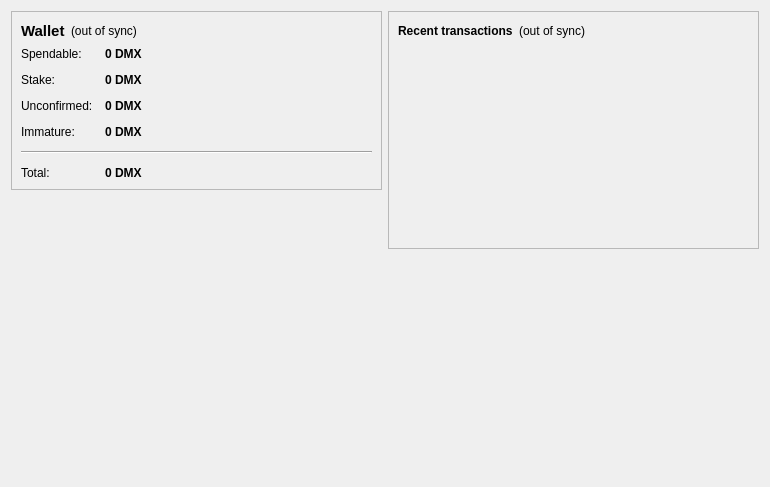
<?xml version="1.0" encoding="UTF-8"?>
<ui version="4.0">
 <class>OverviewPage</class>
 <widget class="QWidget" name="OverviewPage">
  <property name="geometry">
   <rect>
    <x>0</x>
    <y>0</y>
    <width>770</width>
    <height>487</height>
   </rect>
  </property>
  <property name="windowTitle">
   <string>Form</string>
  </property>
  <layout class="QHBoxLayout" name="horizontalLayout" stretch="1,1">
   <item>
    <layout class="QVBoxLayout" name="verticalLayout_2">
     <item>
      <widget class="QFrame" name="frame">
       <property name="frameShape">
        <enum>QFrame::StyledPanel</enum>
       </property>
       <property name="frameShadow">
        <enum>QFrame::Raised</enum>
       </property>
       <layout class="QVBoxLayout" name="verticalLayout_4">
        <item>
         <layout class="QHBoxLayout" name="horizontalLayout_4">
          <item>
           <widget class="QLabel" name="label_5">
            <property name="font">
             <font>
              <pointsize>11</pointsize>
              <weight>75</weight>
              <bold>true</bold>
             </font>
            </property>
            <property name="text">
             <string>Wallet</string>
            </property>
           </widget>
          </item>
          <item>
           <widget class="QLabel" name="labelWalletStatus">
            <property name="toolTip">
             <string>The displayed information may be out of date. Your wallet automatically synchronizes with the darkmatter network after a connection is established, but this process has not completed yet.</string>
            </property>
            <property name="styleSheet">
             <string notr="true"/>
            </property>
            <property name="text">
             <string notr="true">(out of sync)</string>
            </property>
            <property name="alignment">
             <set>Qt::AlignLeading|Qt::AlignLeft|Qt::AlignVCenter</set>
            </property>
           </widget>
          </item>
          <item>
           <spacer name="horizontalSpacer_2">
            <property name="orientation">
             <enum>Qt::Horizontal</enum>
            </property>
            <property name="sizeHint" stdset="0">
             <size>
              <width>40</width>
              <height>20</height>
             </size>
            </property>
           </spacer>
          </item>
         </layout>
        </item>
        <item>
         <layout class="QFormLayout" name="formLayout_2">
          <property name="fieldGrowthPolicy">
           <enum>QFormLayout::AllNonFixedFieldsGrow</enum>
          </property>
          <property name="horizontalSpacing">
           <number>12</number>
          </property>
          <property name="verticalSpacing">
           <number>12</number>
          </property>
          <item row="0" column="0">
           <widget class="QLabel" name="label">
            <property name="text">
             <string>Spendable:</string>
            </property>
           </widget>
          </item>
          <item row="0" column="1">
           <widget class="QLabel" name="labelBalance">
            <property name="font">
             <font>
              <weight>75</weight>
              <bold>true</bold>
             </font>
            </property>
            <property name="cursor">
             <cursorShape>IBeamCursor</cursorShape>
            </property>
            <property name="toolTip">
             <string>Your current spendable balance</string>
            </property>
            <property name="text">
             <string notr="true">0 DMX</string>
            </property>
            <property name="textInteractionFlags">
             <set>Qt::LinksAccessibleByMouse|Qt::TextSelectableByKeyboard|Qt::TextSelectableByMouse</set>
            </property>
           </widget>
          </item>
          <item row="1" column="0">
           <widget class="QLabel" name="label_6">
            <property name="text">
             <string>Stake:</string>
            </property>
           </widget>
          </item>
          <item row="1" column="1">
           <widget class="QLabel" name="labelStake">
            <property name="font">
             <font>
              <weight>75</weight>
              <bold>true</bold>
             </font>
            </property>
            <property name="cursor">
             <cursorShape>IBeamCursor</cursorShape>
            </property>
            <property name="toolTip">
             <string>Total of coins that was staked, and do not yet count toward the current balance</string>
            </property>
            <property name="text">
             <string notr="true">0 DMX</string>
            </property>
            <property name="textInteractionFlags">
             <set>Qt::LinksAccessibleByMouse|Qt::TextSelectableByKeyboard|Qt::TextSelectableByMouse</set>
            </property>
           </widget>
          </item>
          <item row="2" column="0">
           <widget class="QLabel" name="label_3">
            <property name="text">
             <string>Unconfirmed:</string>
            </property>
           </widget>
          </item>
          <item row="2" column="1">
           <widget class="QLabel" name="labelUnconfirmed">
            <property name="font">
             <font>
              <weight>75</weight>
              <bold>true</bold>
             </font>
            </property>
            <property name="cursor">
             <cursorShape>IBeamCursor</cursorShape>
            </property>
            <property name="toolTip">
             <string>Total of transactions that have yet to be confirmed, and do not yet count toward the current balance</string>
            </property>
            <property name="text">
             <string notr="true">0 DMX</string>
            </property>
            <property name="textInteractionFlags">
             <set>Qt::LinksAccessibleByMouse|Qt::TextSelectableByKeyboard|Qt::TextSelectableByMouse</set>
            </property>
           </widget>
          </item>
          <item row="3" column="0">
           <widget class="QLabel" name="labelImmatureText">
            <property name="text">
             <string>Immature:</string>
            </property>
           </widget>
          </item>
          <item row="3" column="1">
           <widget class="QLabel" name="labelImmature">
            <property name="font">
             <font>
              <weight>75</weight>
              <bold>true</bold>
             </font>
            </property>
            <property name="toolTip">
             <string>Mined balance that has not yet matured</string>
            </property>
            <property name="text">
             <string notr="true">0 DMX</string>
            </property>
            <property name="textInteractionFlags">
             <set>Qt::LinksAccessibleByMouse|Qt::TextSelectableByKeyboard|Qt::TextSelectableByMouse</set>
            </property>
           </widget>
          </item>
          <item row="4" column="0" colspan="2">
           <widget class="Line" name="line">
            <property name="orientation">
             <enum>Qt::Horizontal</enum>
            </property>
           </widget>
          </item>
          <item row="5" column="0">
           <widget class="QLabel" name="labelTotalText">
            <property name="text">
             <string>Total:</string>
            </property>
           </widget>
          </item>
          <item row="5" column="1">
           <widget class="QLabel" name="labelTotal">
            <property name="font">
             <font>
              <weight>75</weight>
              <bold>true</bold>
             </font>
            </property>
            <property name="cursor">
             <cursorShape>IBeamCursor</cursorShape>
            </property>
            <property name="toolTip">
             <string>Your current total balance</string>
            </property>
            <property name="text">
             <string notr="true">0 DMX</string>
            </property>
            <property name="textInteractionFlags">
             <set>Qt::LinksAccessibleByMouse|Qt::TextSelectableByKeyboard|Qt::TextSelectableByMouse</set>
            </property>
           </widget>
          </item>
         </layout>
        </item>
       </layout>
      </widget>
     </item>
     <item>
      <spacer name="verticalSpacer">
       <property name="orientation">
        <enum>Qt::Vertical</enum>
       </property>
       <property name="sizeHint" stdset="0">
        <size>
         <width>20</width>
         <height>40</height>
        </size>
       </property>
      </spacer>
     </item>
     <item>
      <widget class="QLabel" name="label_2">
       <property name="autoFillBackground">
        <bool>true</bool>
       </property>
       <property name="text">
        <string/>
       </property>
       <property name="pixmap">
        <pixmap resource="../bitcoin.qrc">:/icons/mastbg</pixmap>
       </property>
       <property name="scaledContents">
        <bool>false</bool>
       </property>
       <property name="alignment">
        <set>Qt::AlignCenter</set>
       </property>
       <property name="margin">
        <number>0</number>
       </property>
      </widget>
     </item>
    </layout>
   </item>
   <item>
    <layout class="QVBoxLayout" name="verticalLayout_3">
     <item>
      <widget class="QFrame" name="frame_2">
       <property name="frameShape">
        <enum>QFrame::StyledPanel</enum>
       </property>
       <property name="frameShadow">
        <enum>QFrame::Raised</enum>
       </property>
       <layout class="QVBoxLayout" name="verticalLayout">
        <item>
         <layout class="QHBoxLayout" name="horizontalLayout_2">
          <item>
           <widget class="QLabel" name="label_4">
            <property name="text">
             <string>&lt;b&gt;Recent transactions&lt;/b&gt;</string>
            </property>
           </widget>
          </item>
          <item>
           <widget class="QLabel" name="labelTransactionsStatus">
            <property name="toolTip">
             <string>The displayed information may be out of date. Your wallet automatically synchronizes with the darkmatter network after a connection is established, but this process has not completed yet.</string>
            </property>
            <property name="styleSheet">
             <string notr="true"/>
            </property>
            <property name="text">
             <string notr="true">(out of sync)</string>
            </property>
            <property name="alignment">
             <set>Qt::AlignRight|Qt::AlignTrailing|Qt::AlignVCenter</set>
            </property>
           </widget>
          </item>
          <item>
           <spacer name="horizontalSpacer">
            <property name="orientation">
             <enum>Qt::Horizontal</enum>
            </property>
            <property name="sizeHint" stdset="0">
             <size>
              <width>40</width>
              <height>20</height>
             </size>
            </property>
           </spacer>
          </item>
         </layout>
        </item>
        <item>
         <widget class="QListView" name="listTransactions">
          <property name="styleSheet">
           <string notr="true">QListView { background: transparent; }</string>
          </property>
          <property name="frameShape">
           <enum>QFrame::NoFrame</enum>
          </property>
          <property name="verticalScrollBarPolicy">
           <enum>Qt::ScrollBarAlwaysOff</enum>
          </property>
          <property name="horizontalScrollBarPolicy">
           <enum>Qt::ScrollBarAlwaysOff</enum>
          </property>
          <property name="selectionMode">
           <enum>QAbstractItemView::NoSelection</enum>
          </property>
         </widget>
        </item>
       </layout>
      </widget>
     </item>
     <item>
      <spacer name="verticalSpacer_2">
       <property name="orientation">
        <enum>Qt::Vertical</enum>
       </property>
       <property name="sizeHint" stdset="0">
        <size>
         <width>20</width>
         <height>40</height>
        </size>
       </property>
      </spacer>
     </item>
    </layout>
   </item>
  </layout>
 </widget>
 <resources>
  <include location="../bitcoin.qrc"/>
 </resources>
 <connections/>
</ui>
